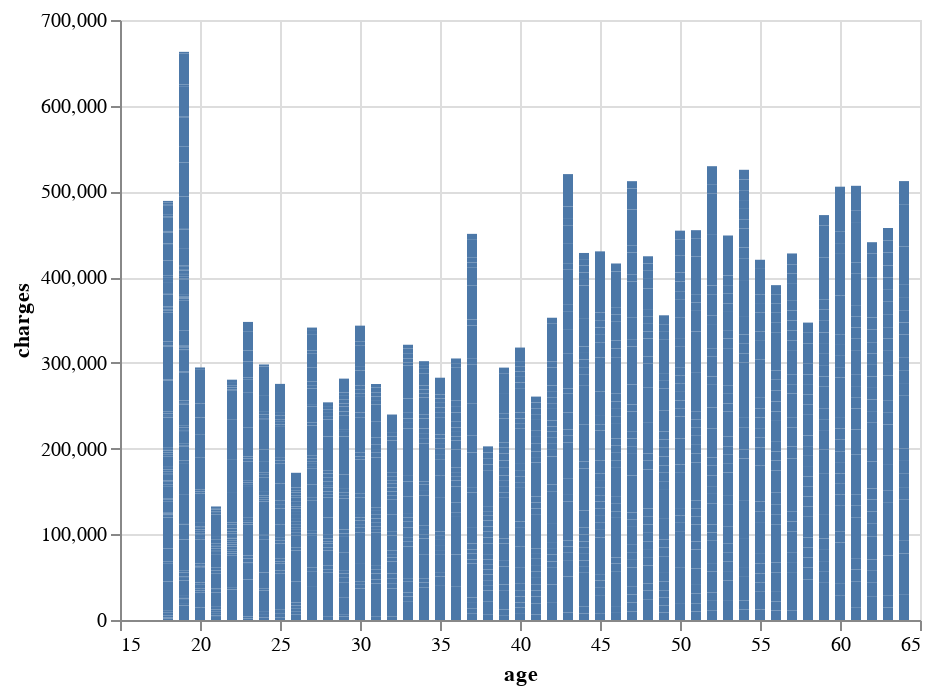

This figure's notebook cell:
### Code cell
import altair as alt
alt.Chart(insurance_data).mark_bar().encode(
    x='age',
    y='charges'
)

### Figure 1 — Vega-Lite specification as saved in the notebook (floating-point values rounded to 4 significant figures; data arrays with more than 128 entries replaced by an {"elided": "..."} marker saying what was removed)
{"config": {"view": {"continuousWidth": 400, "continuousHeight": 300}}, "data": {"name": "data-940772b709be72b3ac8e197cfacbd9fb"}, "mark": "bar", "encoding": {"x": {"field": "age", "type": "quantitative"}, "y": {"field": "charges", "type": "quantitative"}}, "$schema": "https://vega.github.io/schema/vega-lite/v4.17.0.json", "datasets": {"data-940772b709be72b3ac8e197cfacbd9fb": {"elided": "1338 records"}}}
